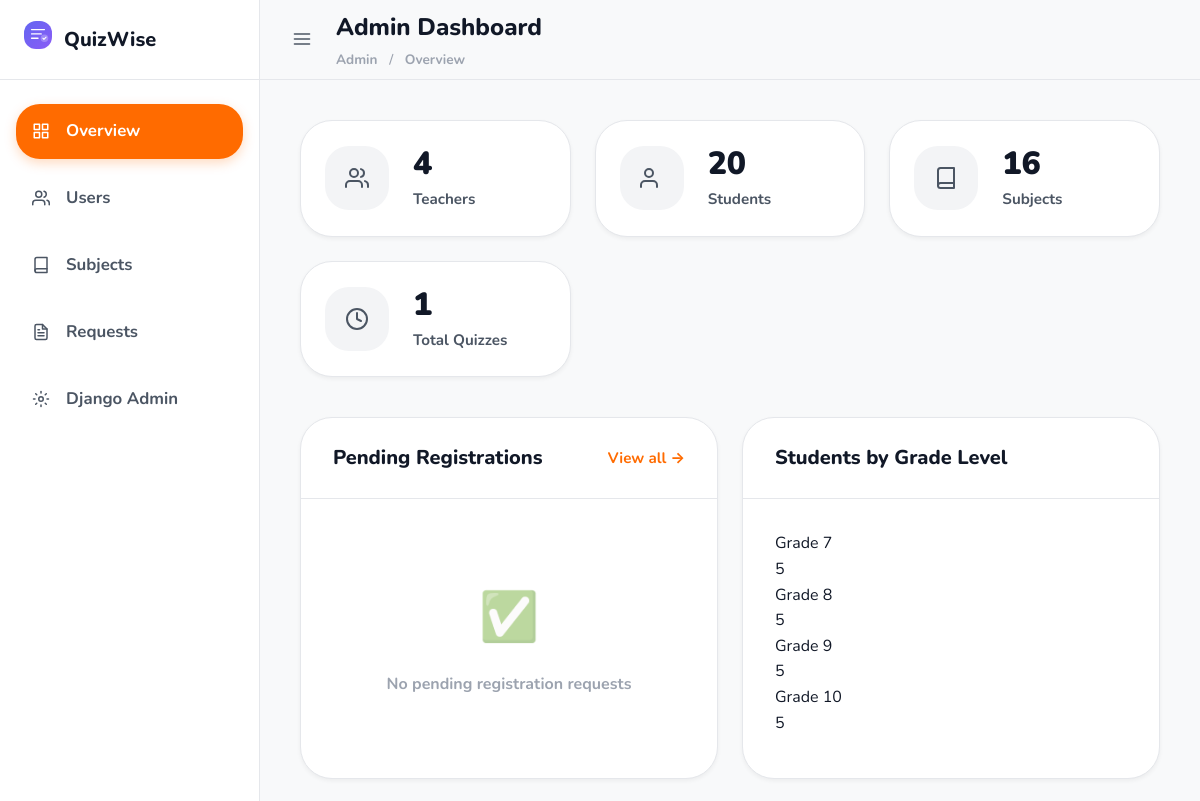
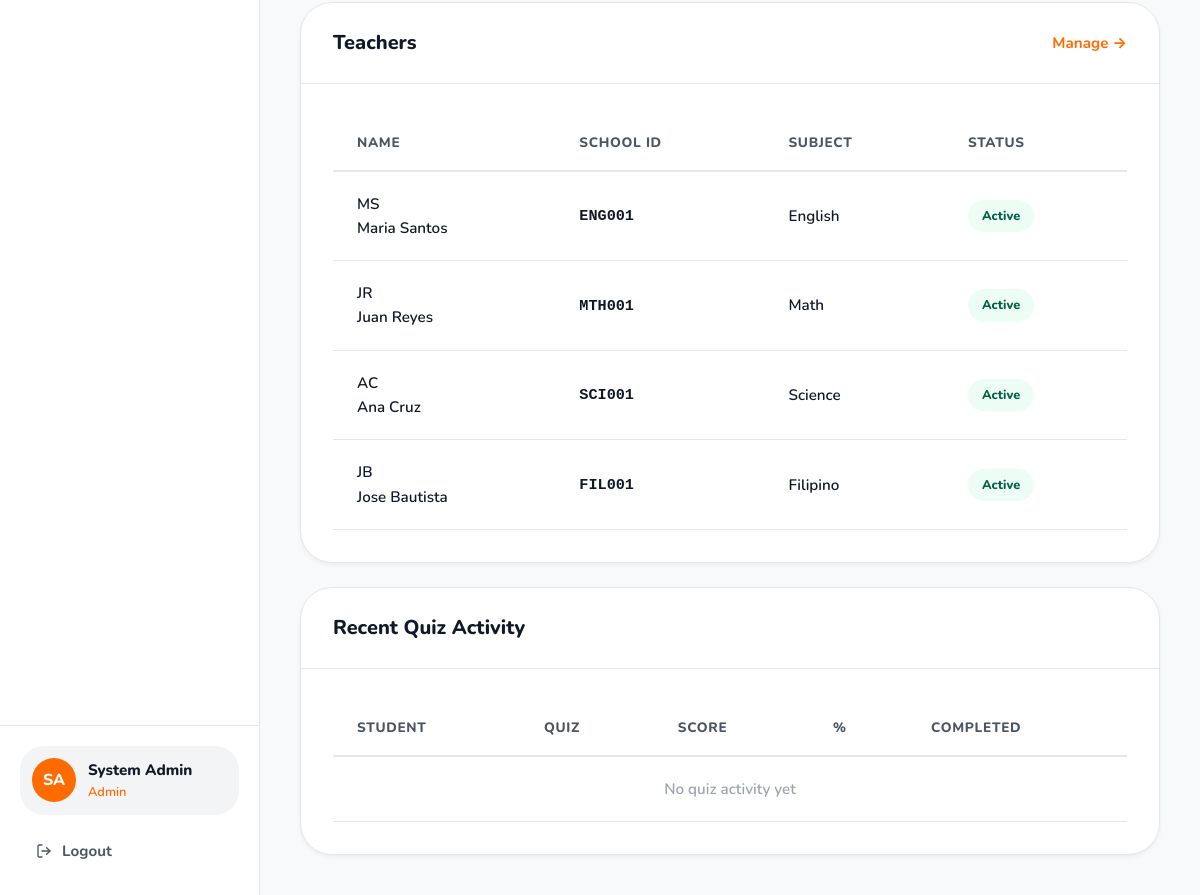
Before: /admin-dashboard/ (signed in) with the older database file (2 pictures, top to bottom).
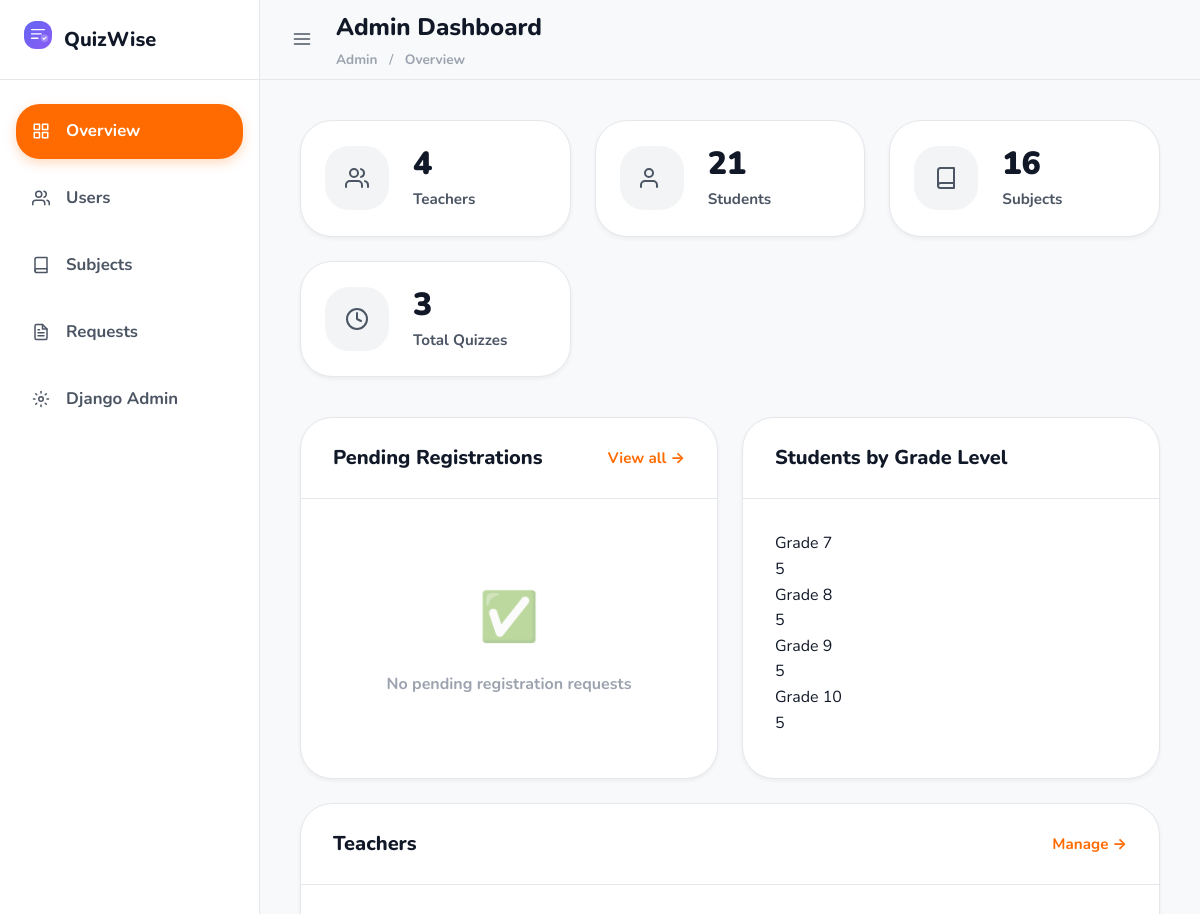
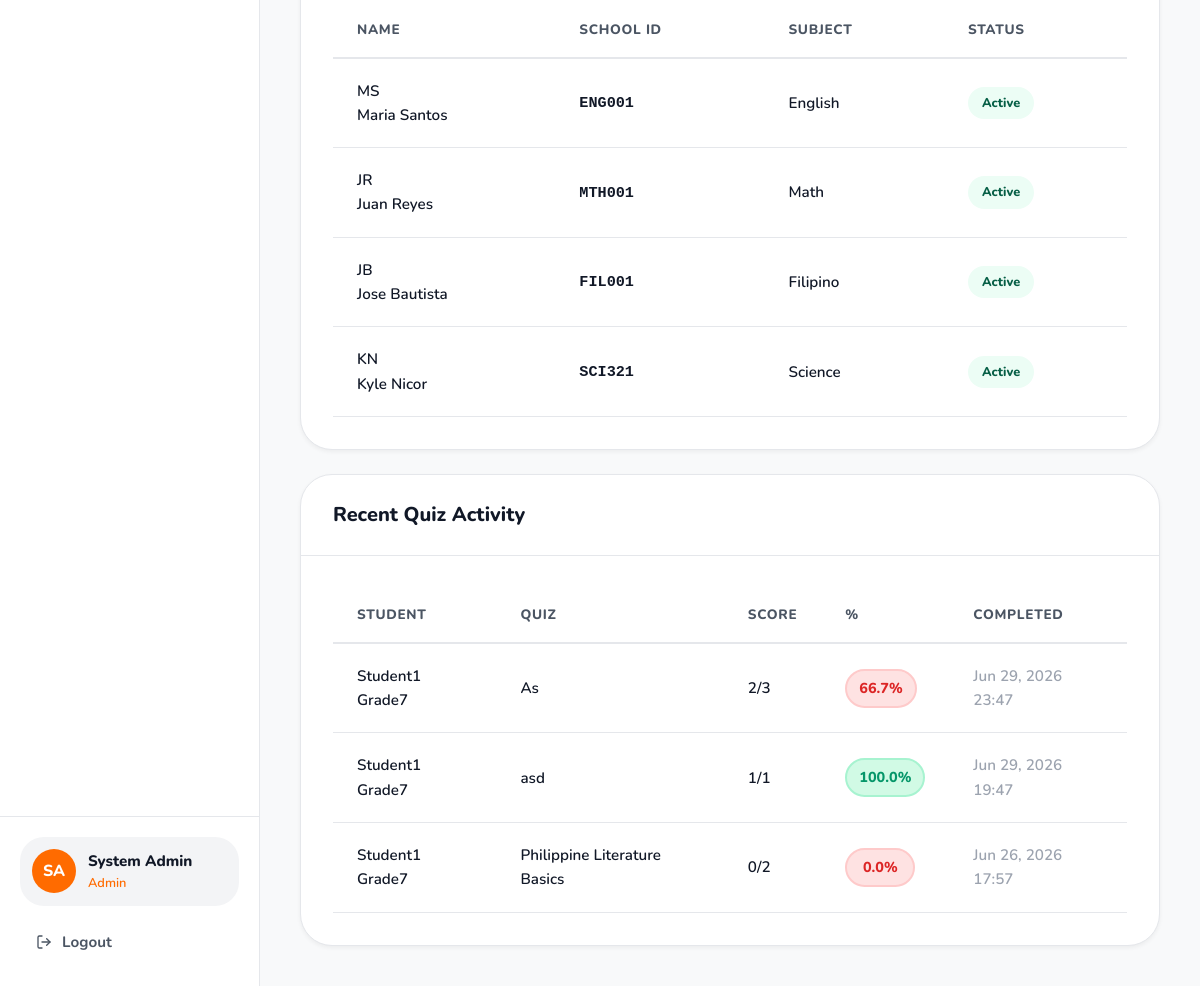
After: the same page with the newer database file (2 pictures, top to bottom).
### accounts/models.py (models this page shows, shortened)
class CustomUser(AbstractUser):
    ROLE_ADMIN = 0
    ROLE_TEACHER = 1
    ROLE_STUDENT = 2
    ROLE_CHOICES = [
        (ROLE_ADMIN, 'Admin'),
        (ROLE_TEACHER, 'Teacher'),
        (ROLE_STUDENT, 'Student'),
    ]
    user_id = models.UUIDField(
        primary_key=True,
        default=uuid.uuid4,
        editable=False
    )
    school_id = models.CharField(
        max_length=20,
        unique=True,
        help_text='School-issued ID number (used to log in)'
    )
    role = models.IntegerField(
        choices=ROLE_CHOICES,
        default=ROLE_STUDENT
    )
    first_name = models.CharField(max_length=100, blank=False)
    last_name = models.CharField(max_length=100, blank=False)
    is_active = models.BooleanField(default=True)
    created_at = models.DateTimeField(auto_now_add=True)
    USERNAME_FIELD = 'school_id'
    REQUIRED_FIELDS = ['username', 'first_name', 'last_name', 'role']
    class Meta:
        db_table = 'users'
    @property
    def full_name(self):
        return f"{self.first_name} {self.last_name}"

class TeacherProfile(models.Model):
    SUBJECT_ENGLISH = 'english'
    SUBJECT_MATH = 'math'
    SUBJECT_SCIENCE = 'science'
    SUBJECT_FILIPINO = 'filipino'
    SUBJECT_CHOICES = [
        (SUBJECT_ENGLISH, 'English'),
        (SUBJECT_MATH, 'Math'),
        (SUBJECT_SCIENCE, 'Science'),
        (SUBJECT_FILIPINO, 'Filipino'),
    ]
    profile_id = models.UUIDField(primary_key=True, default=uuid.uuid4, editable=False)
    user = models.OneToOneField(
        CustomUser,
        on_delete=models.CASCADE,
        related_name='teacher_profile'
    )
    employee_id = models.CharField(max_length=20, unique=True)
    subject_specialization = models.CharField(
        max_length=20,
        choices=SUBJECT_CHOICES,
        help_text='Subject this teacher handles (Grades 7-10)'
    )
    class Meta:
        db_table = 'teacher_profiles'

### results/models.py (models this page shows, shortened)
class QuizAttempt(models.Model):
    attempt_id = models.UUIDField(primary_key=True, default=uuid.uuid4, editable=False)
    student = models.ForeignKey(
        settings.AUTH_USER_MODEL,
        on_delete=models.CASCADE,
        related_name='quiz_attempts'
    )
    quiz = models.ForeignKey(
        Quiz,
        on_delete=models.CASCADE,
        related_name='attempts'
    )
    started_at = models.DateTimeField(auto_now_add=True)
    completed_at = models.DateTimeField(null=True, blank=True)
    is_completed = models.BooleanField(default=False)
    score = models.IntegerField(null=True, blank=True)
    total_questions = models.IntegerField(default=0)
    percentage = models.FloatField(null=True, blank=True)
    class Meta:
        db_table = 'quiz_attempts'
        ordering = ['-started_at']

### quizzes/models.py (models this page shows, shortened)
class Quiz(models.Model):
    QUIZ_TYPE_REGULAR = 'regular'
    QUIZ_TYPE_SELF_ASSESSMENT = 'self_assessment'
    QUIZ_TYPE_FINAL_EXAM = 'final_exam'
    QUIZ_TYPE_CHOICES = [
        (QUIZ_TYPE_REGULAR, 'Regular Quiz'),
        (QUIZ_TYPE_SELF_ASSESSMENT, 'Self-Assessment'),
        (QUIZ_TYPE_FINAL_EXAM, 'Final Quiz'),
    ]
    quiz_id = models.UUIDField(primary_key=True, default=uuid.uuid4, editable=False)
    title = models.CharField(max_length=200, blank=False)
    description = models.TextField(blank=True)
    subject = models.ForeignKey(
        Subject,
        on_delete=models.CASCADE,
        related_name='quizzes'
    )
    created_by = models.ForeignKey(
        settings.AUTH_USER_MODEL,
        on_delete=models.CASCADE,
        related_name='created_quizzes'
    )
    quiz_type = models.CharField(
        max_length=20,
        choices=QUIZ_TYPE_CHOICES,
        default=QUIZ_TYPE_REGULAR
    )
    time_limit = models.IntegerField(
        help_text='Time limit in minutes (0 = no limit)',
        default=0
    )
    is_active = models.BooleanField(default=False)
    allow_multiple_attempts = models.BooleanField(default=False)
    show_answers_after_submit = models.BooleanField(default=True)
    created_at = models.DateTimeField(auto_now_add=True)
    updated_at = models.DateTimeField(auto_now=True)
    class Meta:
        db_table = 'quizzes'
        ordering = ['-created_at']

### dashboard/views.py (the view)
# urls.py: path('admin-dashboard/', views.admin_dashboard, name='admin-dashboard'),
@login_required
def admin_dashboard(request):
    if not (request.user.role == CustomUser.ROLE_ADMIN or request.user.is_superuser):
        return redirect('login')
    total_students = CustomUser.objects.filter(role=CustomUser.ROLE_STUDENT).count()
    students_by_grade = []
    for g in [7, 8, 9, 10]:
        count = CustomUser.objects.filter(role=CustomUser.ROLE_STUDENT, student_profile__grade_level=g).count()
        percentage = (count / total_students * 100) if total_students > 0 else 0
        students_by_grade.append({'grade': g, 'count': count, 'percentage': percentage})
    context = {
        'total_teachers': CustomUser.objects.filter(role=CustomUser.ROLE_TEACHER).count(),
        'total_students': total_students,
        'total_subjects': Subject.objects.count(),
        'total_quizzes': Quiz.objects.count(),
        'pending_requests': RegistrationRequest.objects.filter(status='pending').count(),
        'recent_requests': RegistrationRequest.objects.filter(status='pending').order_by('-submitted_at')[:5],
        'recent_attempts': QuizAttempt.objects.filter(is_completed=True).order_by('-completed_at')[:10],
        'teachers': CustomUser.objects.filter(role=CustomUser.ROLE_TEACHER).select_related('teacher_profile'),
        'students_by_grade': students_by_grade,
    }
    return render(request, 'dashboard/admin/dashboard.html', context)

### templates/dashboard/admin/dashboard.html (shortened to what the changed rows need)
{% extends 'dashboard/base_dashboard.html' %}
{% block page_title %}Admin Dashboard{% endblock %}
{% block dashboard_content %}
<div class="stats-grid">
    <div class="stat-card stat-blue">
        <div class="stat-content">
            <div class="stat-value">{{ total_students }}</div>
            <div class="stat-label">Students</div>
        </div>
    </div>
    <div class="stat-card stat-orange">
        <div class="stat-content">
            <div class="stat-value">{{ total_quizzes }}</div>
            <div class="stat-label">Total Quizzes</div>
        </div>
    </div>
</div>
<div class="dashboard-grid">
    <div class="card">
        <div class="card-body">
            <div class="grade-stats">
                {% for gs in students_by_grade %}
                <div class="grade-stat-item">
                    <div class="grade-label">Grade {{ gs.grade }}</div>
                    <div class="grade-count">{{ gs.count }}</div>
                </div>
                {% endfor %}
            </div>
        </div>
    </div>
    <div class="card card-wide">
        <div class="card-body">
            <div class="table-wrapper">
                <table class="data-table">
                    <thead>
                        <tr>
                            <th>Name</th>
                            <th>School ID</th>
                            <th>Subject</th>
                            <th>Status</th>
                        </tr>
                    </thead>
                    <tbody>
                        {% for teacher in teachers %}
                        <tr>
                            <td><div class="user-cell"><div class="user-avatar-sm">{{ teacher.first_name|first }}{{ teacher.last_name|first }}</div>{{ teacher.full_name }}</div></td>
                            <td><code>{{ teacher.school_id }}</code></td>
                            <td>{% if teacher.teacher_profile %}{{ teacher.teacher_profile.get_subject_specialization_display }}{% else %}—{% endif %}</td>
                            <td><span class="badge {% if teacher.is_active %}badge-success{% else %}badge-danger{% endif %}">{% if teacher.is_active %}Active{% else %}Inactive{% endif %}</span></td>
                        </tr>
                        {% empty %}
                        <tr><td colspan="4" class="text-center text-muted">No teachers found</td></tr>
                        {% endfor %}
                    </tbody>
                </table>
            </div>
        </div>
    </div>
    <div class="card card-wide">
        <div class="card-body">
            <div class="table-wrapper">
                <table class="data-table">
                    <thead>
                        <tr><th>Student</th><th>Quiz</th><th>Score</th><th>%</th><th>Completed</th></tr>
                    </thead>
                    <tbody>
                        {% for attempt in recent_attempts %}
                        <tr>
                            <td>{{ attempt.student.full_name }}</td>
                            <td>{{ attempt.quiz.title }}</td>
                            <td>{{ attempt.score }}/{{ attempt.total_questions }}</td>
                            <td>
                                <div class="score-badge {% if attempt.percentage >= 75 %}score-pass{% else %}score-fail{% endif %}">
                                    {{ attempt.percentage|floatformat:1 }}%
                                </div>
                            </td>
                            <td class="text-muted">{{ attempt.completed_at|date:"M d, Y H:i" }}</td>
                        </tr>
                        {% empty %}
                        <tr><td colspan="5" class="text-center text-muted">No quiz activity yet</td></tr>
                        {% endfor %}
                    </tbody>
                </table>
            </div>
        </div>
    </div>
</div>
{% endblock %}

Changed rows visible on the page:
removed CustomUser: first_name|first "A", last_name|first "C", full_name "Ana Cruz", school_id "SCI001", teacher_profile.subject_specialization "Science", is_active "Active"
added CustomUser: first_name|first "K", last_name|first "N", full_name "Kyle Nicor", school_id "SCI321", teacher_profile.subject_specialization "Science", is_active "Active"
added QuizAttempt: student.full_name "Student1 Grade7", quiz "As", score "2", total_questions "3", percentage "66.7", completed_at "Jun 29, 2026 23:47"
added QuizAttempt: student.full_name "Student1 Grade7", quiz "asd", score "1", total_questions "1", percentage "100.0", completed_at "Jun 29, 2026 19:47"
added QuizAttempt: student.full_name "Student1 Grade7", quiz "Philippine Literature Basics", score "0", total_questions "2", percentage "0.0", completed_at "Jun 26, 2026 17:57"
Other visible differences:
{{ total_students }}: "20" → "21"
{{ total_quizzes }}: "1" → "3"
text no longer shown: "No quiz activity yet"
